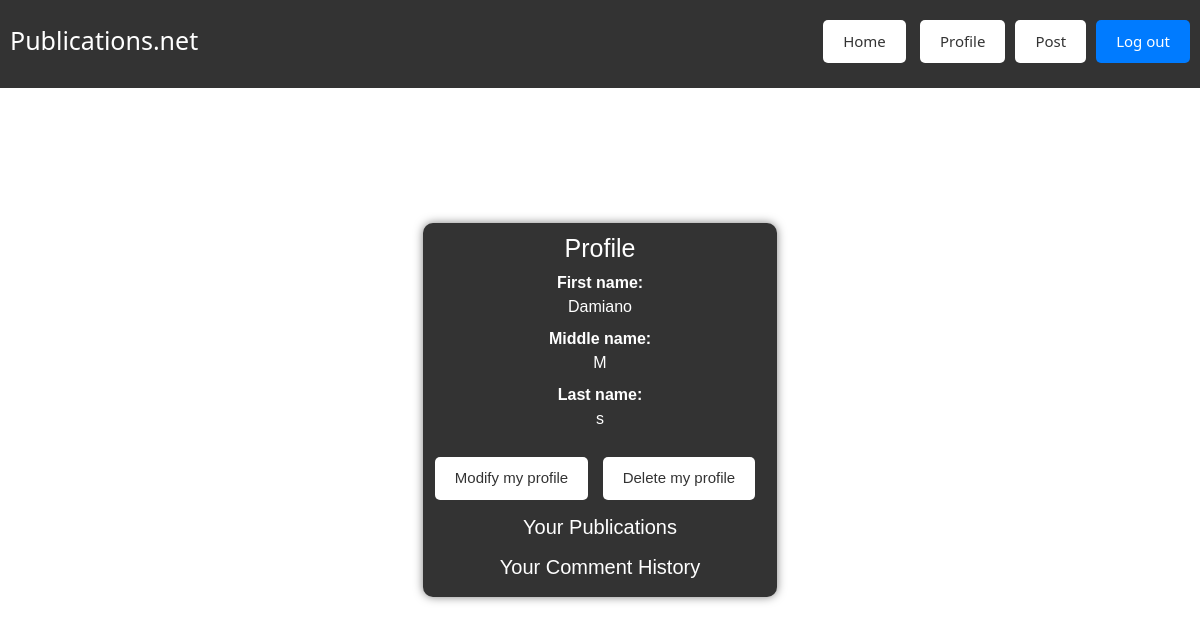
The app's page /Profile/home (signed in), older data.
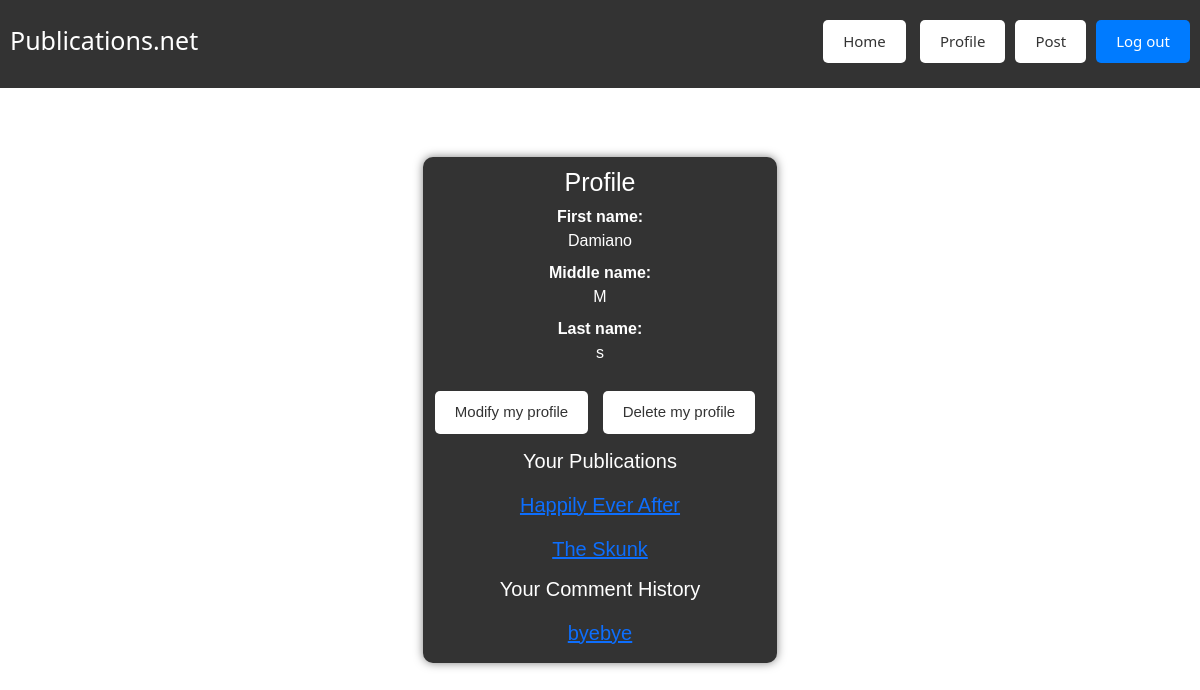
The same page, newer data.
### tables this page shows
CREATE TABLE `publication` (
  `publication_id` int(11) NOT NULL,
  `profile_id` int(11) NOT NULL,
  `publication_title` varchar(50) NOT NULL,
  `publication_text` varchar(250) NOT NULL,
  `timestamp` varchar(20) NOT NULL,
  `publication_status` tinyint(1) NOT NULL DEFAULT 1
);

CREATE TABLE `publication_comment` (
  `publication_comment_id` int(11) NOT NULL,
  `profile_id` int(11) NOT NULL,
  `publication_id` int(11) NOT NULL,
  `timestamp` varchar(20) NOT NULL,
  `text` varchar(150) NOT NULL
);

### app/core/Controller.php (called while the page is built, shortened)
<?php
class Controller{
	function view($name, $data=null){
		include('app/views/' . $name . '.php');
	}
}

### app/controllers/Profile.php (called while the page is built, shortened)
<?php
class Profile extends \app\core\Controller {
    #[\app\filters\HasProfile]
    public function profilePage() {
        $userProfile = new \app\models\Profile();
        $userProfile = $userProfile->getUser($_SESSION['user_id']);
        $publicationsModel = new \app\models\Publication();
        $publications = $publicationsModel->getByProfile($userProfile->profile_id);
        $comments = $publicationsModel->getCommentByProfile($userProfile->profile_id);
        $data = [
            'profile' => $userProfile,
            'publications' => $publications,
            'comments' => $comments,
        ];
        $this->view("Profile/home", $data);
    }
}

### app/core/App.php (called while the page is built, shortened)
<?php
class App{
    private $routes = [];
    public function addRoute($url,$handler){
        $url = preg_replace('/{([^\/]+)}/', '(?<$1>[^\/]+)', $url);
        $this->routes[$url] = $handler;
    }
    public function resolve($url){
        $matches = [];
        foreach ($this->routes as $routePattern => $controllerMethod) {
            if(preg_match("#^$routePattern$#", $url, $matches)){
                $namedParams = array_filter($matches,
                    function($key) {
                        return !is_numeric($key);
                    }
                    , ARRAY_FILTER_USE_KEY);
                return [$controllerMethod, $namedParams];
            }
        }
        return false;
    }
    function __construct(){
        $url = $_GET['url'];
        [$controllerMethod, $namedParams] = $this->resolve($url);
        [$controller,$method] = explode(',', $controllerMethod);
        $controllerInstance = new $controller();
        call_user_func_array([$controllerInstance, $method], $namedParams);
    }
}

### index.php (called while the page is built, shortened)
<?php
new App();

### app/models/Profile.php (called while the page is built, shortened)
<?php
class Profile extends \app\core\Model{
    public function getUser($user_id) {
        $SQL = 'SELECT * FROM profile WHERE user_id = :user_id';
        $STATEMENT = self::$_conn->prepare($SQL);
        $STATEMENT->execute(['user_id' => $user_id]);
        $STATEMENT->setFetchMode(PDO::FETCH_CLASS, 'app\models\Profile');
        return $STATEMENT->fetch();
    }
}

### app/core/autoload.php (called while the page is built, shortened)
<?php
spl_autoload_register(
    function($class_name){
        $class_name = str_replace('\\', DIRECTORY_SEPARATOR, $class_name);
        if(file_exists($class_name.'.php')){
            return true;
        }
        else
        {
            return false;
        }
    }
);

### app/views/Profile/home.php (the view, shortened to what this page needs)
<html>
<head>
	<link href="https://cdn.jsdelivr.net/npm/bootstrap@5.3.2/dist/css/bootstrap.min.css" rel="stylesheet">
</head>
<body>
	<div class="centered-content">
		<?php include 'app/views/Publication/topBar.php'; ?>
		<div class='container'>
			<h1>Profile</h1>
			<dl>
				<dt>First name:</dt>
				<dd><?= $data['profile']->first_name ?></dd>
				<dt>Middle name:</dt>
				<dd><?= $data['profile']->middle_name ?></dd>
				<dt>Last name:</dt>
				<dd><?= $data['profile']->last_name ?></dd>
			</dl>
			<a class='buttons' href='/Profile/modify'>Modify my profile</a>
			<a class='buttons' href='/Profile/delete'>Delete my profile</a>
			<div id='publications'>
				<h5 style='font-size: 20px; font-weight: 400;'>Your Publications</h5>
				<ul>
					<?php foreach ($data['publications'] as $publication) : ?>
						<li><?= $publication ?></li>
					<?php endforeach; ?>
				</ul>
			</div>
			<div id='comments'>
				<h5 style='font-size: 20px; font-weight: 400;'>Your Comment History</h5>
				<?php foreach ($data['comments'] as $comment) : ?>
					<li><?= $comment ?></li>
				<?php endforeach; ?>
			</div>
		</div>
	</div>
</body>
</html>

### app/models/Publication.php (shortened to what this page needs)
<?php
class Publication extends \app\core\Model {
    public function getByProfile($id){
        $publicationIds = [];
        $SQL = 'SELECT publication_id, publication_title
        FROM publication
        WHERE profile_id = :profile_id';
        $STMT = self::$_conn->prepare($SQL);
        $STMT->execute([
            'profile_id'=>$id
        ]);
        while ($row = $STMT->fetch(PDO::FETCH_ASSOC)) {
            $publicationId = $row['publication_id'];
            $publicationTitle = $row['publication_title'];
            $link = "<a href='/Publication/index/$publicationId'><h5>$publicationTitle</h5></a>";
            $publicationIds[] = $link;
        }
        return $publicationIds;
    }
    function getCommentByProfile($id){
        $comments = [];
        $SQL = 'SELECT publication_id, text
        FROM publication_comment
        WHERE profile_id = :profile_id';
        $STMT = self::$_conn->prepare($SQL);
        $STMT->execute([
            'profile_id'=>$id
        ]);
        while ($row = $STMT->fetch(PDO::FETCH_ASSOC)) {
            $publicationId = $row['publication_id'];
            $comment = $row['text'];
            $link = "<a href='/Publication/index/$publicationId'><h5>$comment</h5></a>";
            $comments[] = $link;
        }
        return $comments;
    }
}

Row changes from the older to the newer data that the page shows:
added publication: publication_title "Happily Ever After"
added publication: publication_title "The Skunk"
added publication_comment: text "byebye"
